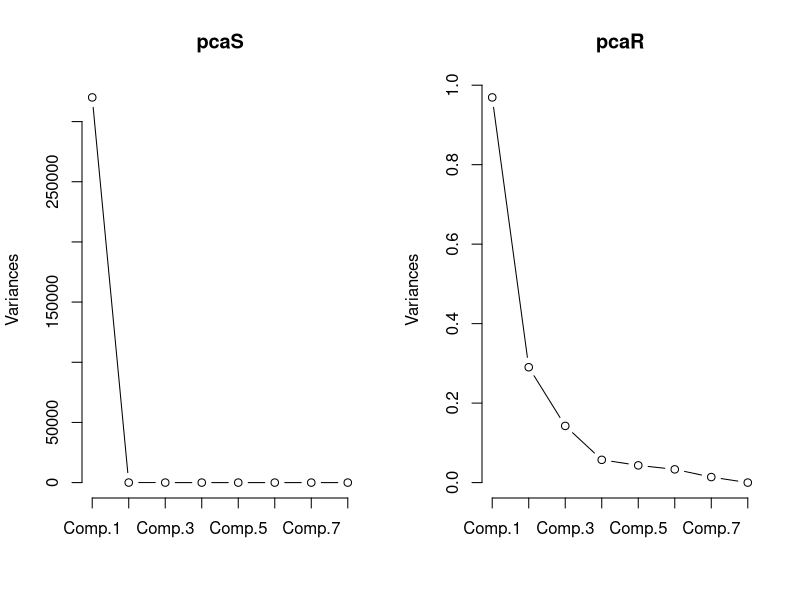
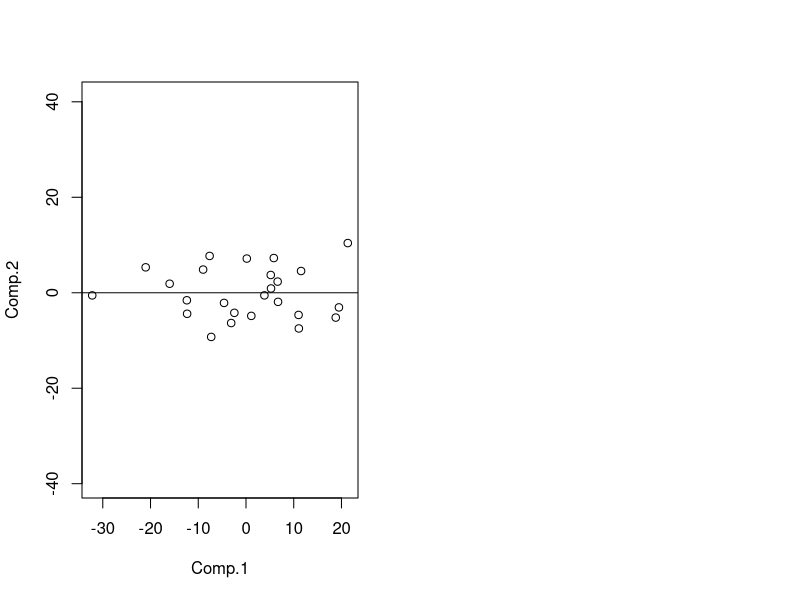

Generate these figures, in order, with R:
# Exercise 1
# 1. Read in R the file Dblood.dat. This data (from Jolliffe 2002) consist of
#    8 blood chemistry variables measured on 72 patients.

blood = read.table('Dblood.dat', header=TRUE)
print("Blood data:")
print(summary(blood))

# 2. Compute (and store) the corresponding covariance and correlation
#    matrices of this dataset.

S = cov(blood)
print("Covariance matrix:")
print(S)

R = cor(blood)
print("Correlation matrix:")
print(R)

# 3. Compute and compare the loading matrices obtained by applying PCA on (a)
#    the covariance matrix and (b) the correlation matrix. When looking at
#    the first loading vector, what is the main difference? what do you think
#    causes this?

pcaS = princomp(S)
print("PCA on S:")
print(loadings(pcaS))
print(summary(pcaS))

pcaR = princomp(R)
print("PCA on R:")
print(loadings(pcaR))
print(summary(pcaR))

par(mfrow=c(1,2))
screeplot(pcaS, type='lines')
screeplot(pcaR, type='lines')

### loading is spread over all components in PCA with correlation matrix
### this is to be expected because the normalization of the components takes
### away differences is scale

# 4. Now consider the PCA analysis that you think is the most appropriate for
#    this dataset. How many components would you choose to retain? Explain.

### PCA on correlation matrix
### Retaining 3 components gives a cumulative variance of ~90%, if we need to
### retain all the information we need 7 of 8 PC's



# Exercise 2: bivariate example
# 1. Load the Headsize data set (headsize.dat). The variables head1 and head2
#    are, respectively, the headsizes of 25 first sons-second sons pairs.

head = read.table('headsize.dat', header=TRUE)
print("Head size data of son and second son:")
print(summary(head))

# 2. Create a matrix composed of the variables head1 and head2.

head12 = head[,c('head1','head2')]

# 3. Would you rather perform a PCA analysis on the correlation or the
#    covariance matrix here? Explain.

### The covariance matrix because all measurements have the same scale.
### And we do not want to lose scatter information because of normalization.

# 4. From now on, consider the PCA analysis that you think is the most
#    appropriate for this dataset. Perform a PCA decomposition.

headS = cov(head12)
pcaHead = princomp(head12)

# 5. Compute the equation (intercept, slope) of the two principal components.

pcaComps = pcaHead$scores
reg <- lm(pcaComps[,2] ~ pcaComps[,1])

# 6. Plot the data, using the asp=1 option in the plot() command (this ensures
#    that the axes both have the same scales). Draw, using the abline()
#    command, the first two principal components.

plot(pcaComps, asp=1)
abline(reg)

# 7. On this plot, add the 97.5% tolerance ellipse.

#library(robustbase)
#tolEllipsePlot(pcaComps)

# 8. Compute the correlation between each of the principal components and the
#    original variables.

print(cor(pcaComps[,1], head12[,1]))
print(cor(pcaComps[,1], head12[,2]))
print(cor(pcaComps[,2], head12[,1]))
print(cor(pcaComps[,2], head12[,2]))



# Exercise 3: multivariate example

# 1. Load the heptathlon dataset. This is a dataset of measured performance
#    on the 7 components of olympic heptathlon for the 24 participants of the
#    1988 Seoul games (the last column is the finale score of the participants).
#    Create a data matrix X composed of the first seven columns of the
#    heptathlon dataset. We will be analysing X.



# 2. Would you rather perform a PCA analysis on the correlation or the
#    covariance matrix here? Explain.



# 3. How many principal component would you recover? Explain.



# 4. Interpret the first principal component.



# 5. Make a scatter plot of the scores. Interpret.



# 6. Make a plot of the first principal score versus the score variable from
#    the data set. Interpret.



# 7. Make a diagnostic plot with the Mahalanobis distances of the scores on the
#    horizontal axis and the orthogonal distances to the PCA subspace on the
#    vertical axis. Discuss the results.

